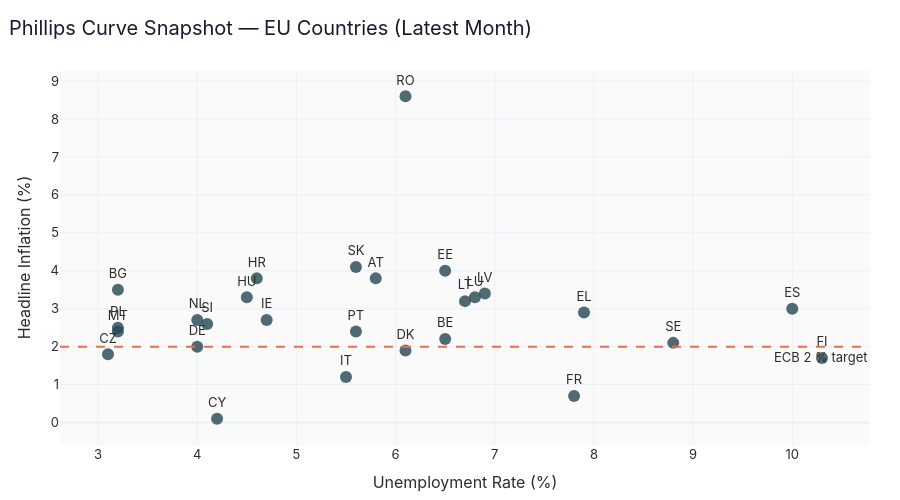

Notebook code cell kept with this figure:
### Markdown cell above
## 5 — The Phillips Curve: Inflation vs. Unemployment

The classic Phillips curve suggests an inverse relationship between
unemployment and inflation. Let's plot the latest monthly snapshot for
every EU country to see if the theory holds in the current economic climate.

### Code cell
df_phillips = db.sql("""
    with latest_month as (
        select max(period) as m from gold.gold_fct_macro_overview
        where headline_inflation_pct is not null
          and unemployment_rate_total is not null
    )
    select o.country_code, c.country_name,
           o.unemployment_rate_total,
           o.headline_inflation_pct
    from gold.gold_fct_macro_overview o
    join latest_month lm on o.period = lm.m
    join gold.gold_dim_countries c using (country_code)
    where c.is_eu_member
      and o.unemployment_rate_total is not null
      and o.headline_inflation_pct is not null
""").df()

fig = px.scatter(
    df_phillips, x="unemployment_rate_total", y="headline_inflation_pct",
    text="country_code", size_max=14,
    title="Phillips Curve Snapshot — EU Countries (Latest Month)",
    labels={"unemployment_rate_total": "Unemployment Rate (%)",
            "headline_inflation_pct": "Headline Inflation (%)"},
)
fig.update_traces(
    textposition="top center", marker=dict(size=12, color="#264653", opacity=0.8)
)
fig.add_hline(y=2, line_dash="dash", line_color="#e76f51",
              annotation_text="ECB 2 % target", annotation_position="bottom right")
fig.update_layout(height=500, showlegend=False)
fig.show()

### Figure 1 — Plotly figure (JSON) as saved in the notebook; plotly's stock layout.template omitted (floating-point values rounded to 4 significant figures)
{"data": [{"hovertemplate": "Unemployment Rate (%)=%{x}<br>Headline Inflation (%)=%{y}<br>country_code=%{text}<extra></extra>", "legendgroup": "", "marker": {"color": "#264653", "opacity": 0.8, "size": 12, "symbol": "circle"}, "mode": "markers+text", "name": "", "orientation": "v", "showlegend": false, "text": ["ES", "SE", "NL", "EE", "SK", "FR", "PT", "IT", "BG", "IE", "LV", "SI", "CY", "LT", "HU", "CZ", "DK", "BE", "PL", "AT", "MT", "RO", "FI", "LU", "HR", "EL", "DE"], "textposition": "top center", "type": "scatter", "x": [10.0, 8.8, 4.0, 6.5, 5.6, 7.8, 5.6, 5.5, 3.2, 4.7, 6.9, 4.1, 4.2, 6.7, 4.5, 3.1, 6.1, 6.5, 3.2, 5.8, 3.2, 6.1, 10.3, 6.8, 4.6, 7.9, 4.0], "xaxis": "x", "y": [3.0, 2.1, 2.7, 4.0, 4.1, 0.7, 2.4, 1.2, 3.5, 2.7, 3.4, 2.6, 0.1, 3.2, 3.3, 1.8, 1.9, 2.2, 2.5, 3.8, 2.4, 8.6, 1.7, 3.3, 3.8, 2.9, 2.0], "yaxis": "y"}], "layout": {"annotations": [{"showarrow": false, "text": "ECB 2 % target", "x": 1, "xanchor": "right", "xref": "x domain", "y": 2, "yanchor": "top", "yref": "y"}], "height": 500, "legend": {"tracegroupgap": 0}, "shapes": [{"line": {"color": "#e76f51", "dash": "dash"}, "type": "line", "x0": 0, "x1": 1, "xref": "x domain", "y0": 2, "y1": 2, "yref": "y"}], "showlegend": false, "title": {"text": "Phillips Curve Snapshot — EU Countries (Latest Month)"}, "xaxis": {"anchor": "y", "domain": [0, 1], "title": {"text": "Unemployment Rate (%)"}}, "yaxis": {"anchor": "x", "domain": [0, 1], "title": {"text": "Headline Inflation (%)"}}}}
